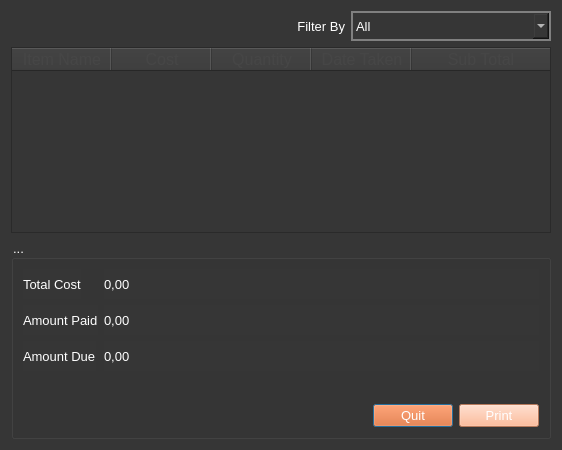
<?xml version="1.0" encoding="UTF-8"?>
<ui version="4.0">
 <class>DebtsDialog</class>
 <widget class="QDialog" name="DebtsDialog">
  <property name="geometry">
   <rect>
    <x>0</x>
    <y>0</y>
    <width>558</width>
    <height>450</height>
   </rect>
  </property>
  <property name="minimumSize">
   <size>
    <width>0</width>
    <height>450</height>
   </size>
  </property>
  <property name="font">
   <font>
    <pointsize>-1</pointsize>
    <weight>50</weight>
    <italic>false</italic>
    <bold>false</bold>
   </font>
  </property>
  <property name="windowTitle">
   <string>Debts Window</string>
  </property>
  <property name="styleSheet">
   <string notr="true">*{
background-color:rgb(54,54,54);
color:white;
font:13px;
}</string>
  </property>
  <layout class="QVBoxLayout" name="verticalLayout_2">
   <item>
    <layout class="QHBoxLayout" name="horizontalLayout_2">
     <item>
      <spacer name="horizontalSpacer_2">
       <property name="orientation">
        <enum>Qt::Horizontal</enum>
       </property>
       <property name="sizeHint" stdset="0">
        <size>
         <width>40</width>
         <height>20</height>
        </size>
       </property>
      </spacer>
     </item>
     <item>
      <widget class="QLabel" name="label_7">
       <property name="minimumSize">
        <size>
         <width>100</width>
         <height>30</height>
        </size>
       </property>
       <property name="text">
        <string>Filter By</string>
       </property>
       <property name="alignment">
        <set>Qt::AlignRight|Qt::AlignTrailing|Qt::AlignVCenter</set>
       </property>
      </widget>
     </item>
     <item>
      <widget class="QComboBox" name="comboBox_filter">
       <property name="minimumSize">
        <size>
         <width>200</width>
         <height>30</height>
        </size>
       </property>
       <property name="styleSheet">
        <string notr="true">border:2px solid grey;</string>
       </property>
       <item>
        <property name="text">
         <string>All</string>
        </property>
       </item>
       <item>
        <property name="text">
         <string>Today</string>
        </property>
       </item>
       <item>
        <property name="text">
         <string>This Month</string>
        </property>
       </item>
      </widget>
     </item>
    </layout>
   </item>
   <item>
    <widget class="QTableWidget" name="tableWidget_debt_items">
     <property name="editTriggers">
      <set>QAbstractItemView::NoEditTriggers</set>
     </property>
     <property name="selectionMode">
      <enum>QAbstractItemView::NoSelection</enum>
     </property>
     <attribute name="horizontalHeaderStretchLastSection">
      <bool>true</bool>
     </attribute>
     <attribute name="verticalHeaderVisible">
      <bool>false</bool>
     </attribute>
     <column>
      <property name="text">
       <string>Item Name</string>
      </property>
      <property name="font">
       <font>
        <pointsize>12</pointsize>
       </font>
      </property>
      <property name="foreground">
       <brush brushstyle="SolidPattern">
        <color alpha="255">
         <red>70</red>
         <green>70</green>
         <blue>70</blue>
        </color>
       </brush>
      </property>
     </column>
     <column>
      <property name="text">
       <string>Cost</string>
      </property>
      <property name="font">
       <font>
        <pointsize>12</pointsize>
       </font>
      </property>
      <property name="foreground">
       <brush brushstyle="SolidPattern">
        <color alpha="255">
         <red>70</red>
         <green>70</green>
         <blue>70</blue>
        </color>
       </brush>
      </property>
     </column>
     <column>
      <property name="text">
       <string>Quantity</string>
      </property>
      <property name="font">
       <font>
        <pointsize>12</pointsize>
       </font>
      </property>
      <property name="foreground">
       <brush brushstyle="SolidPattern">
        <color alpha="255">
         <red>70</red>
         <green>70</green>
         <blue>70</blue>
        </color>
       </brush>
      </property>
     </column>
     <column>
      <property name="text">
       <string>Date Taken</string>
      </property>
      <property name="font">
       <font>
        <pointsize>12</pointsize>
       </font>
      </property>
      <property name="foreground">
       <brush brushstyle="SolidPattern">
        <color alpha="255">
         <red>70</red>
         <green>70</green>
         <blue>70</blue>
        </color>
       </brush>
      </property>
     </column>
     <column>
      <property name="text">
       <string>Sub Total</string>
      </property>
      <property name="font">
       <font>
        <pointsize>12</pointsize>
       </font>
      </property>
      <property name="foreground">
       <brush brushstyle="SolidPattern">
        <color alpha="255">
         <red>70</red>
         <green>70</green>
         <blue>70</blue>
        </color>
       </brush>
      </property>
     </column>
    </widget>
   </item>
   <item>
    <widget class="QGroupBox" name="groupBox">
     <property name="minimumSize">
      <size>
       <width>540</width>
       <height>200</height>
      </size>
     </property>
     <property name="styleSheet">
      <string notr="true">QPushButton:hover{
border:2px solid white;
}
QPushButton:pressed{
border:3px solid grey;
}</string>
     </property>
     <property name="title">
      <string>...</string>
     </property>
     <layout class="QVBoxLayout" name="verticalLayout">
      <item>
       <layout class="QFormLayout" name="formLayout">
        <item row="0" column="0">
         <widget class="QLabel" name="label">
          <property name="minimumSize">
           <size>
            <width>0</width>
            <height>30</height>
           </size>
          </property>
          <property name="text">
           <string>Total Cost</string>
          </property>
         </widget>
        </item>
        <item row="0" column="1">
         <widget class="QLabel" name="label_totalCost">
          <property name="minimumSize">
           <size>
            <width>0</width>
            <height>30</height>
           </size>
          </property>
          <property name="text">
           <string>0,00</string>
          </property>
         </widget>
        </item>
        <item row="1" column="0">
         <widget class="QLabel" name="label_2">
          <property name="minimumSize">
           <size>
            <width>0</width>
            <height>30</height>
           </size>
          </property>
          <property name="text">
           <string>Amount Paid</string>
          </property>
         </widget>
        </item>
        <item row="1" column="1">
         <widget class="QLabel" name="label_amnt_paid">
          <property name="minimumSize">
           <size>
            <width>0</width>
            <height>30</height>
           </size>
          </property>
          <property name="text">
           <string>0,00</string>
          </property>
         </widget>
        </item>
        <item row="2" column="0">
         <widget class="QLabel" name="label_3">
          <property name="minimumSize">
           <size>
            <width>0</width>
            <height>30</height>
           </size>
          </property>
          <property name="text">
           <string>Amount Due</string>
          </property>
         </widget>
        </item>
        <item row="2" column="1">
         <widget class="QLabel" name="label_amnt_due">
          <property name="minimumSize">
           <size>
            <width>0</width>
            <height>30</height>
           </size>
          </property>
          <property name="text">
           <string>0,00</string>
          </property>
         </widget>
        </item>
       </layout>
      </item>
      <item>
       <layout class="QHBoxLayout" name="horizontalLayout">
        <item>
         <spacer name="horizontalSpacer">
          <property name="orientation">
           <enum>Qt::Horizontal</enum>
          </property>
          <property name="sizeHint" stdset="0">
           <size>
            <width>40</width>
            <height>20</height>
           </size>
          </property>
         </spacer>
        </item>
        <item>
         <widget class="QPushButton" name="pushButton_quit_debt_items">
          <property name="styleSheet">
           <string notr="true">background-color: rgb(255, 85, 0);</string>
          </property>
          <property name="text">
           <string>Quit</string>
          </property>
         </widget>
        </item>
        <item>
         <widget class="QPushButton" name="pushButton_print_debt_items">
          <property name="styleSheet">
           <string notr="true">background-color: rgb(255, 170, 127);</string>
          </property>
          <property name="text">
           <string>Print</string>
          </property>
          <property name="icon">
           <iconset>
            <normaloff>:/icons/print.png</normaloff>:/icons/print.png</iconset>
          </property>
         </widget>
        </item>
       </layout>
      </item>
     </layout>
    </widget>
   </item>
  </layout>
 </widget>
 <resources/>
 <connections/>
</ui>
